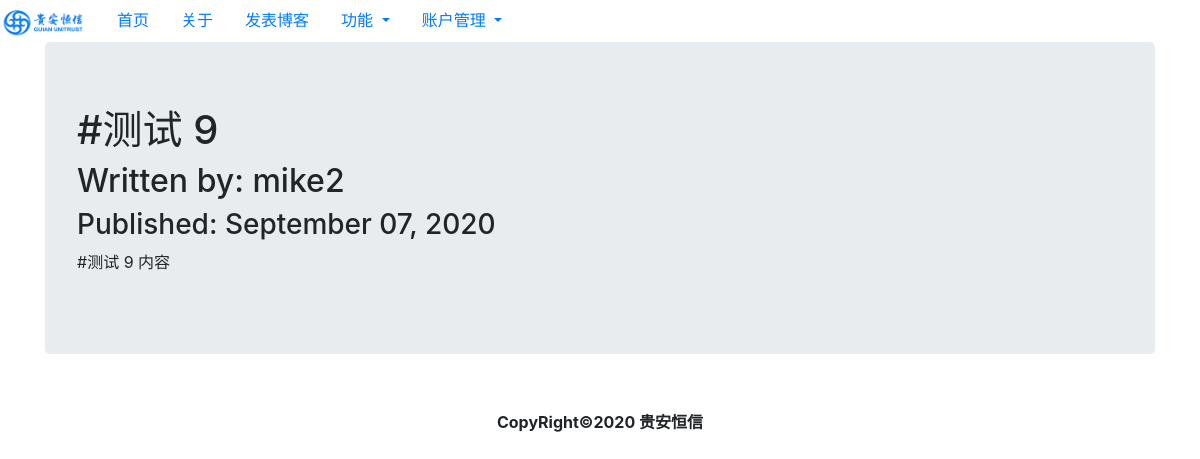
The page /1 on the database its author committed.
### CompanyWebApp/models.py (models this page shows, shortened)
class BlogPost(db.Model):
    __tablename__='blogposts'
    id = db.Column(db.Integer, primary_key = True)
    user_id = db.Column(db.Integer, db.ForeignKey('users.id'), nullable = False)
    date = db.Column(db.DateTime, nullable = False, default = datetime.utcnow)
    title = db.Column(db.String(140), nullable = False)
    text = db.Column(db.Text, nullable = False)
    users = db.relationship(User)

class User(db.Model, UserMixin):
    __tablename__ = 'users'
    id =db.Column(db.Integer, primary_key = True)
    profile_image = db.Column(db.String(100), nullable=False, default='default_profile.png')
    email = db.Column(db.String(64), unique = True, index=True)
    username = db.Column(db.String(64), unique = True, index=True)
    user_dep = db.Column(db.String(20), default='外部')
    user_level = db.Column(db.String(20), default='普通用户')
    admin = db.Column(db.Boolean,default=False)
    password_hash = db.Column(db.String(128))
    posts = db.relationship('BlogPost', backref='author', lazy=True)

### CompanyWebApp/users/views.py (the view)
@users.route('/<username>')
def user_posts(username):
    page = request.args.get('page',1, type=int)
    user = User.query.filter_by(username=username).first_or_404()
    blog_posts = BlogPost.query.filter_by(author=user).order_by(BlogPost.date.desc()).paginate(page=page, per_page=5)
    return render_template('user_blog_posts.html', blog_posts = blog_posts, user= user )

### CompanyWebApp/blog_posts/views.py (called while the page is built)
@blog_posts.route('/<int:blog_post_id>')
def blog_post(blog_post_id):
    blog_post = BlogPost.query.get_or_404(blog_post_id)
    return render_template('blog_post.html', title=blog_post.title, date=blog_post.date, post=blog_post)

### CompanyWebApp/templates/blog_post.html (shortened to what this page needs)
{% extends "basic.html" %}
{% block content %}
<div class="jumbotron">
    <h1>{{post.title}}</h1>
    <h2>Written by: {{post.author.username}}</h2>
    <h3>Published: {{post.date.strftime('%B %d, %Y')}}</h3>
    <p>{{post.text}}</p>
</div>
{% endblock %}

### rows shown on the page
BlogPost: title "#测试 9", date "September 07, 2020", text "#测试 9 内容"
User: author.username "mike2"
